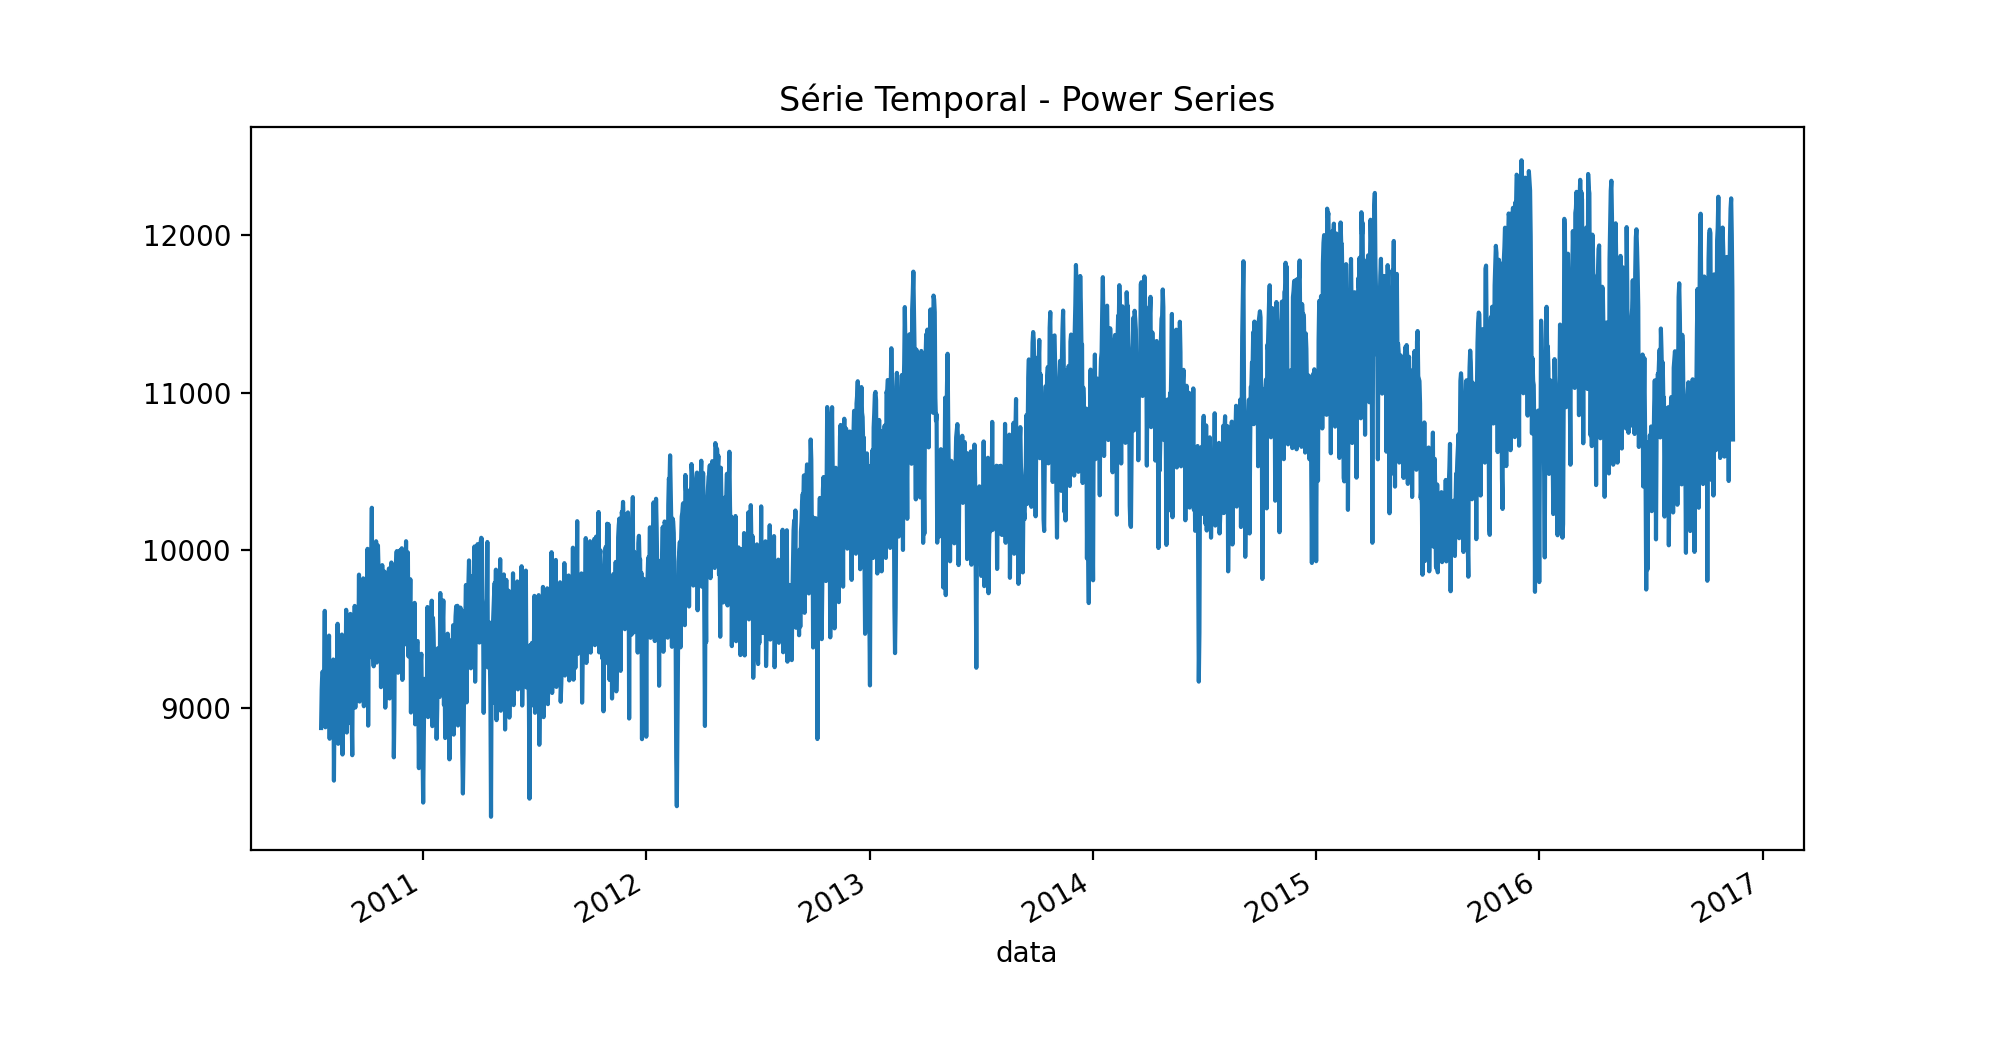

The script that drew this image:
import pandas as pd
import matplotlib.pyplot as plt

df = pd.read_csv('../timeserie_train.csv',
                index_col='data', parse_dates=['data'],
                  squeeze=True)

df.plot()
plt.title("Série Temporal - Power Series")
plt.show()
